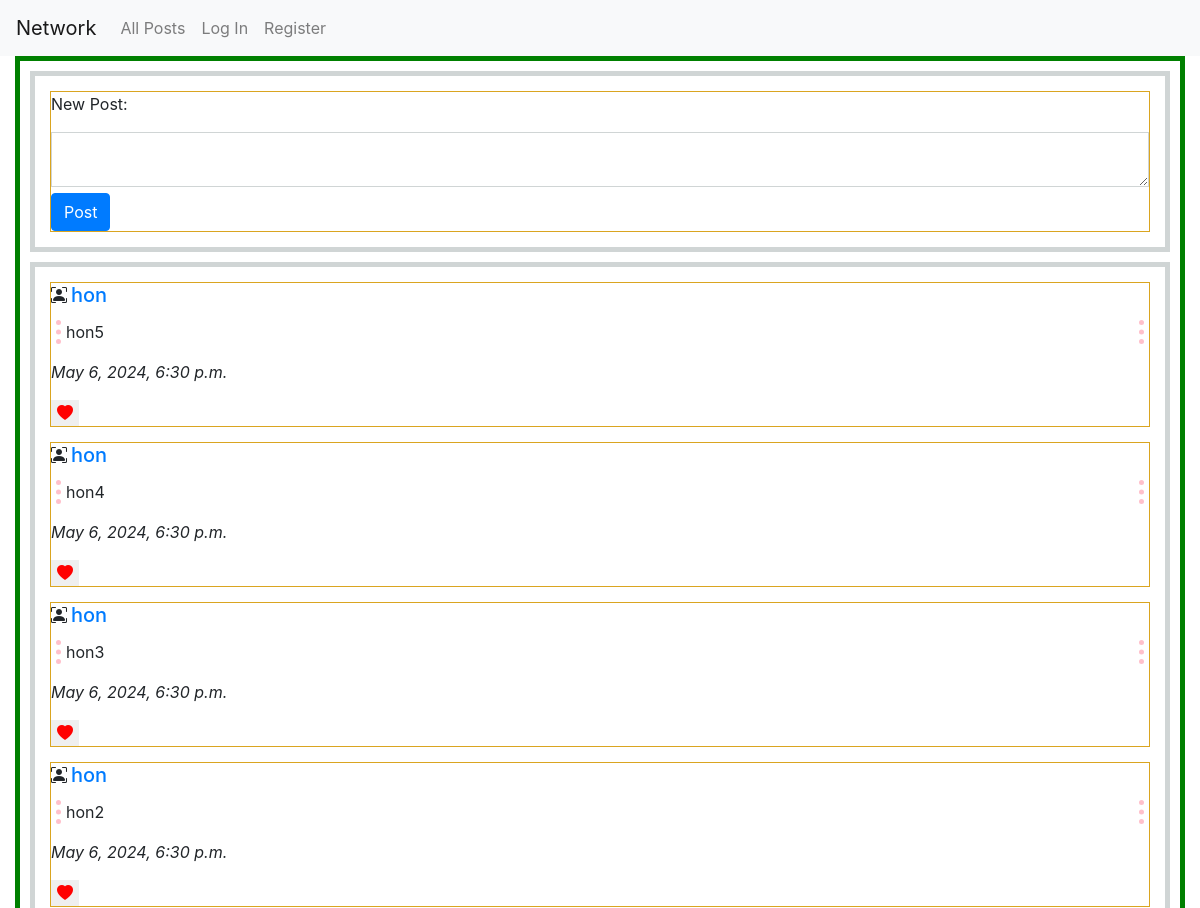
Before: / (upper part) with the older database file.
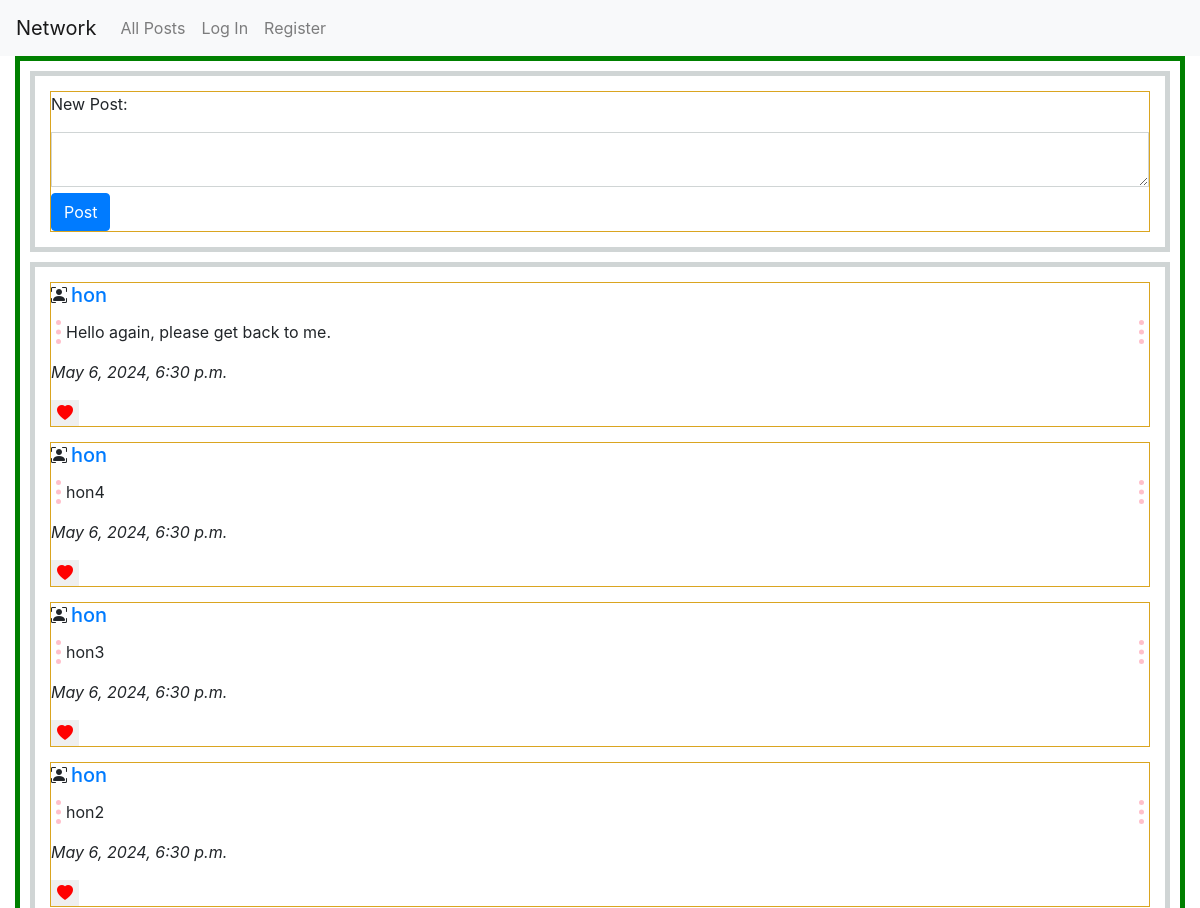
After: the same page with the newer database file.
### network/models.py (models this page shows)
class Post(models.Model):
    poster=models.ForeignKey(User,on_delete=models.CASCADE,related_name="posts")
    content=models.TextField()
    timestamp=models.DateTimeField(auto_now_add=True)

class User(AbstractUser):
    pass

### network/views.py (the view)
# urls.py: path("", views.index, name="index"),
def index(request):
    posts=Post.objects.filter(poster__in=User.objects.all())
    posts=posts.order_by('-timestamp')
    like_counts=[(post.id,post.post_likes.count()) for post in posts]
    for key,value in like_counts:
        print(value)
        logging.debug(f'value::{value}')
    logging.debug(f'like_counts dict ::{like_counts}')
    return render(request, "network/index.html",{'posts':posts,'like_counts':like_counts})

### network/templates/network/index.html (shortened to what this page needs)
{% extends "network/layout.html" %}
{% load static %}
{%block body %}
<div class="index-container">
  <div class="new-post">
    <form action="{% url 'posts' %}" method="POST">
      <div class="sub-new-post">
        <p>New Post:</p>
        <div class="create-input">
          <textarea name="content"></textarea>
        </div>
        <button type="submit" class="btn btn-primary">Post</button>
      </div>
    </form>
  </div>
  {%if posts and like_counts%}
  <div class="new-post">
    {%for post in posts %}
    <div class="sub-new-post">
      <div class="d-flex">
        <i class="bi bi-person-bounding-box"></i>
        <h5 class="mx-1">
          <a href="{%url 'profile' post.poster.id %}"
            >{{post.poster.username}}</a
          >
        </h5>
      </div>
      <div class="original-content">
        <p>{{ post.content }}</p>
      </div>
      <p><i>{{ post.timestamp }}</i></p>
      <div class="like">
        <button type="button" data-post-id="{{ post.id }}" class="like-btn liked" id="btnLike">
        <i class="bi bi-heart-fill heart" id="heart-icon-{{ post.id }}"></i>
      </button>
    </div>
    </div>
    {%endfor%}
  </div>
  {%endif%}
</div>
{% endblock %}

Changed rows visible on the page:
changed Post: content "hon5" → "Hello again, please get back to me."
